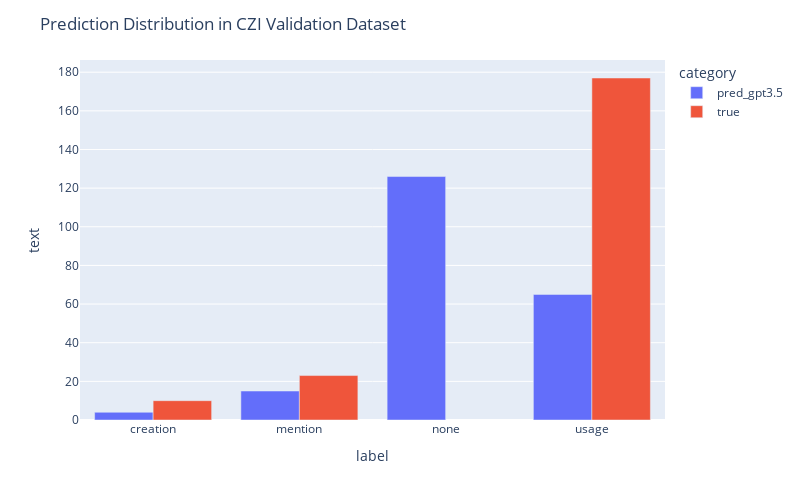

The notebook cell this image was saved under:
### Markdown cell above
### Error Analysis

### Code cell
def get_pred_label(x, completed_sentences, y_pred_completed):
    for sent, label in zip(completed_sentences, y_pred_completed):
        if sent == x:
            return label
    return 'no_prediction'
    
czi_val_df['category'] = 'true'
czi_val_df['pred_label'] = czi_val_df['text'].apply(lambda x: get_pred_label(x, test_completed_sentences_czi, y_pred_completed_czi))
czi_val_df_pred = czi_val_df.copy()
czi_val_df_pred['category'] = 'pred_gpt3.5'
czi_val_df_pred['label'] = czi_val_df_pred['pred_label']


czi_val_df_all = pd.concat([czi_val_df_pred, czi_val_df])

labels_grouped = czi_val_df_all.groupby(['label', 'category']).count().reset_index()
fig = px.bar(labels_grouped, x = 'label', y = 'text', color = 'category', barmode = 'group')
fig.update_layout(width=800,height=500, title = 'Prediction Distribution in CZI Validation Dataset')

### Figure 1 — Plotly figure (JSON) as saved in the notebook; plotly's stock layout.template omitted (floating-point values rounded to 4 significant figures)
{"data": [{"alignmentgroup": "True", "hovertemplate": "category=pred_gpt3.5<br>label=%{x}<br>text=%{y}<extra></extra>", "legendgroup": "pred_gpt3.5", "marker": {"color": "#636efa", "pattern": {"shape": ""}}, "name": "pred_gpt3.5", "offsetgroup": "pred_gpt3.5", "orientation": "v", "showlegend": true, "textposition": "auto", "type": "bar", "x": ["creation", "mention", "none", "usage"], "xaxis": "x", "y": [4, 15, 126, 65], "yaxis": "y"}, {"alignmentgroup": "True", "hovertemplate": "category=true<br>label=%{x}<br>text=%{y}<extra></extra>", "legendgroup": "true", "marker": {"color": "#EF553B", "pattern": {"shape": ""}}, "name": "true", "offsetgroup": "true", "orientation": "v", "showlegend": true, "textposition": "auto", "type": "bar", "x": ["creation", "mention", "usage"], "xaxis": "x", "y": [10, 23, 177], "yaxis": "y"}], "layout": {"barmode": "group", "height": 500, "legend": {"title": {"text": "category"}, "tracegroupgap": 0}, "margin": {"t": 60}, "title": {"text": "Prediction Distribution in CZI Validation Dataset"}, "width": 800, "xaxis": {"anchor": "y", "autorange": true, "domain": [0, 1], "range": [-0.5, 3.5], "title": {"text": "label"}, "type": "category"}, "yaxis": {"anchor": "x", "autorange": true, "domain": [0, 1], "range": [0, 186.3], "title": {"text": "text"}, "type": "linear"}}}
